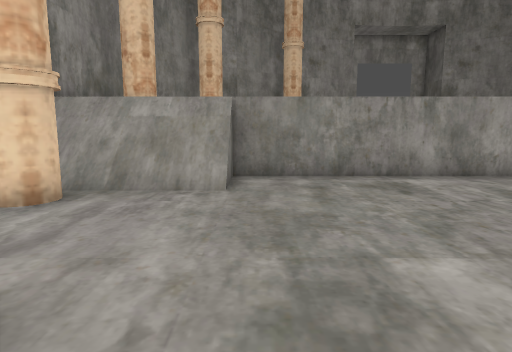
view 1 (above)

17 first-person views from a walk through a Godot game level. The camera is 1.2 m above the floor, tilts 8° down and sees 75° across. The floor is counted in squares, 1 m on a side. Each view is taken from the middle of a square. On the plan, view 1 faces up. The plan holds only what a view shows up to about 14 squares ahead; the rest is blank. Characters and animated objects are left out.

view 2
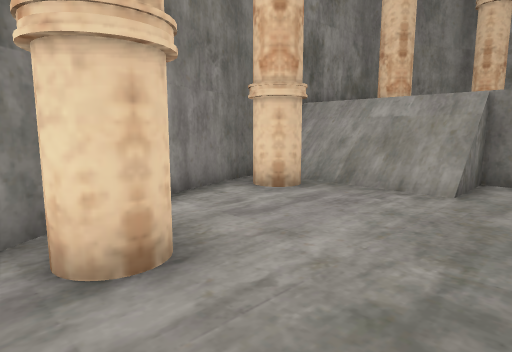

view 3
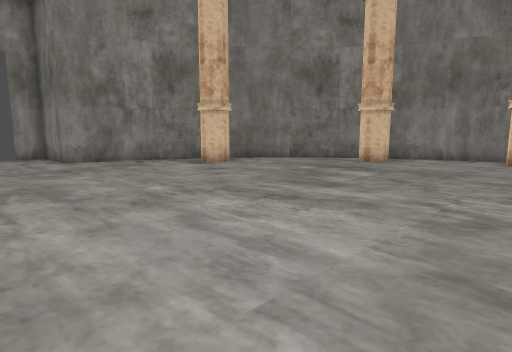

view 4
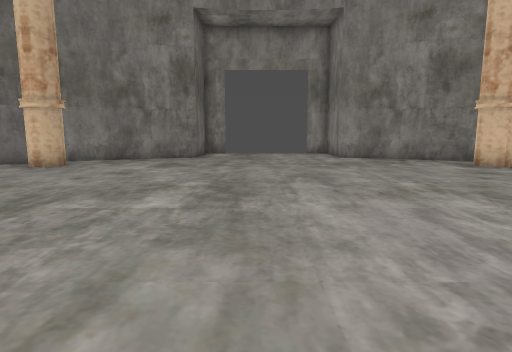

view 5
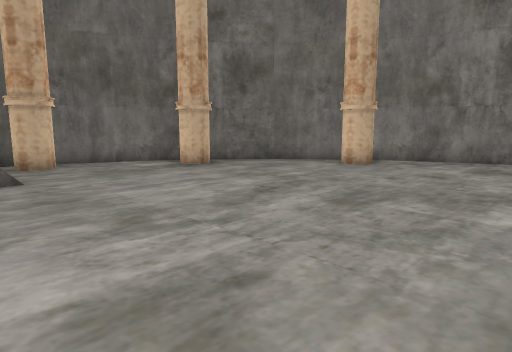

view 6
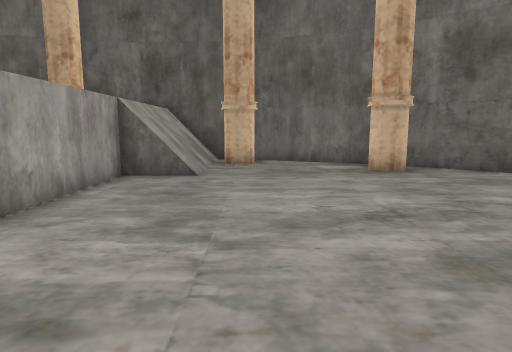

view 7
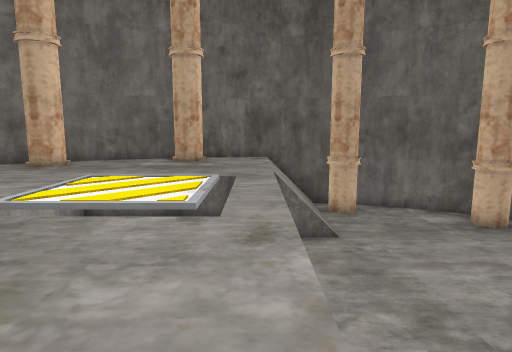

view 8
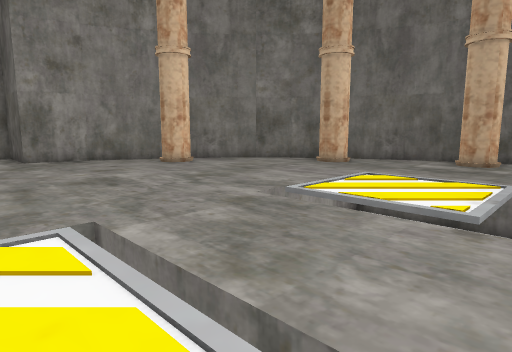

view 9
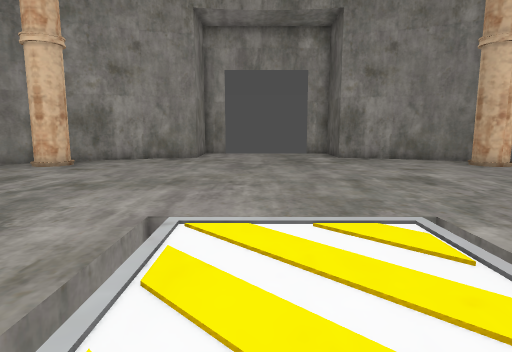

view 10
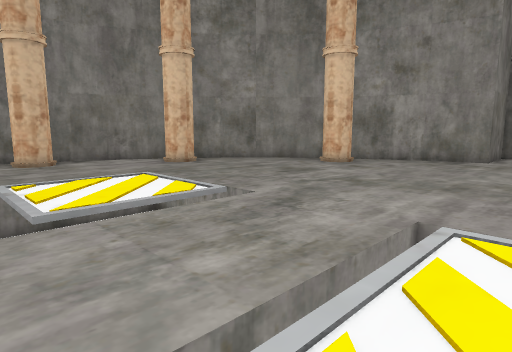

view 11
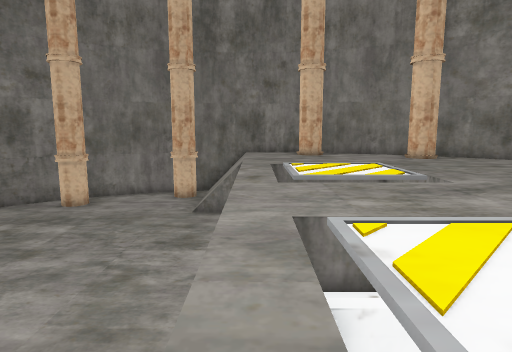

view 12
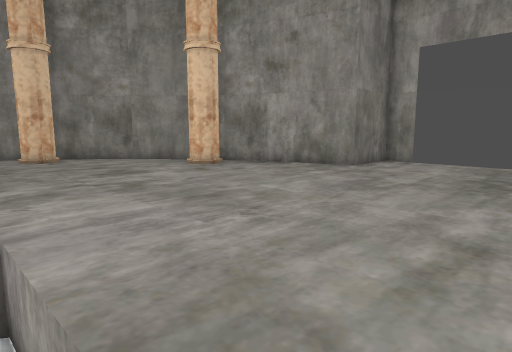

view 13
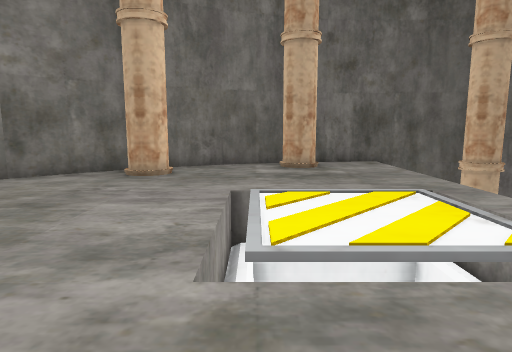

view 14
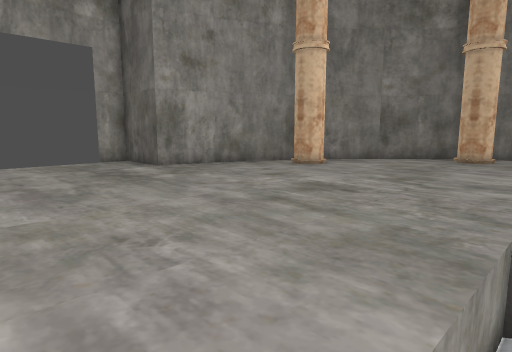

view 15
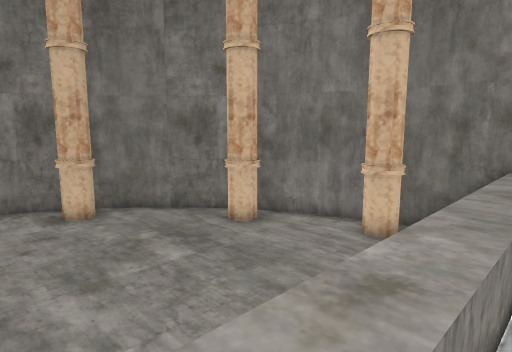

view 16
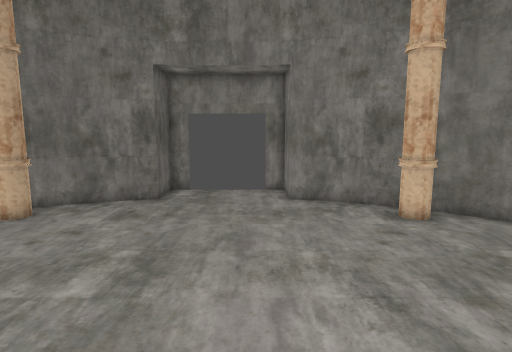

view 17
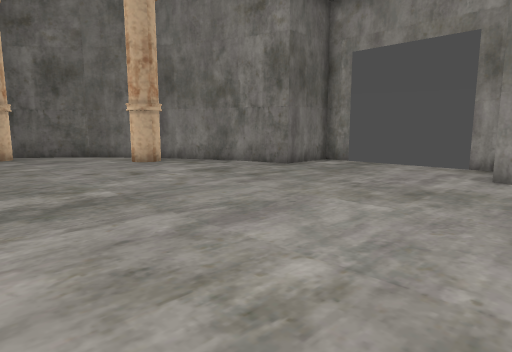

### Floor plan
Key: @ floor where view 1 was taken; # wall or solid block; . main floor; : floor 2 m higher than the main floor; / step, stairs or slope; v drop or lower ground.
Columns run from 6 left of view 1 to 25 right of it. Each row starts with its distance up from view 1.
 26             ##    ##
 25             #::::::#
 24             #::::::#
 23          ####::::::####
 22        ###::::::::::::###
 21       ##::::::::::::::::##
 20      ##:#::::::::::::::#:##
 19     ##::::::::::::::::::::##
 18    ##::::::::::::::::::::::##
 17   ##::::::::::::::::::::::::##
 16   #:#::::::::::::::::::::::#:#
 15  ##::::::::::::::::::::::::::##
 14  #::::::::::::::::::::::::::::#
 13  #:::::vvvv:::vvvv:::vvvv:::::#
 12  ##::::v::v:::v::v:::v::v::::##
 11  ##::::v::v:::v::v:::v::v::::###
 10 #   :::vvvv:::vvvv:::vvvv::::::#
  9 #:::::::::::::::: :::::::::::::#
  8 #/////......... .. ......./////#
  7 #/////......... . ......../////#
  6 ###..........................###
  5  ##..........................##
  4  #............................#
  3  #............................#
  2  ##..........................##
  1   #.#......................#.#
  0   ##..@.....................##
 -1    ##......................##
 -2     ##....................##
 -3      ##.#..............#.##
 -4       ##................##
 -5        ###............###
 -6          ####......####
 -7             #......#
 -8             #......#
 -9             ##    ##

Where each view was taken, in squares from view 1:
view 1: 0 up, 0 right, facing up
view 2: 0 up, 1 right, facing up-left
view 3: 7 up, 10 right, facing down-left
view 4: 8 up, 10 right, facing down
view 5: 8 up, 11 right, facing down-right
view 6: 5 up, 11 right, facing right
view 7: 9 up, 10 right, facing right
view 8: 9 up, 10 right, facing up-right
view 9: 9 up, 9 right, facing up
view 10: 9 up, 9 right, facing up-left
view 11: 9 up, 12 right, facing left
view 12: 13 up, 12 right, facing up-left
view 13: 13 up, 12 right, facing right
view 14: 13 up, 7 right, facing up-right
view 15: 10 up, 6 right, facing down-left
view 16: 9 up, 8 right, facing down
view 17: 3 up, 5 right, facing down-right
